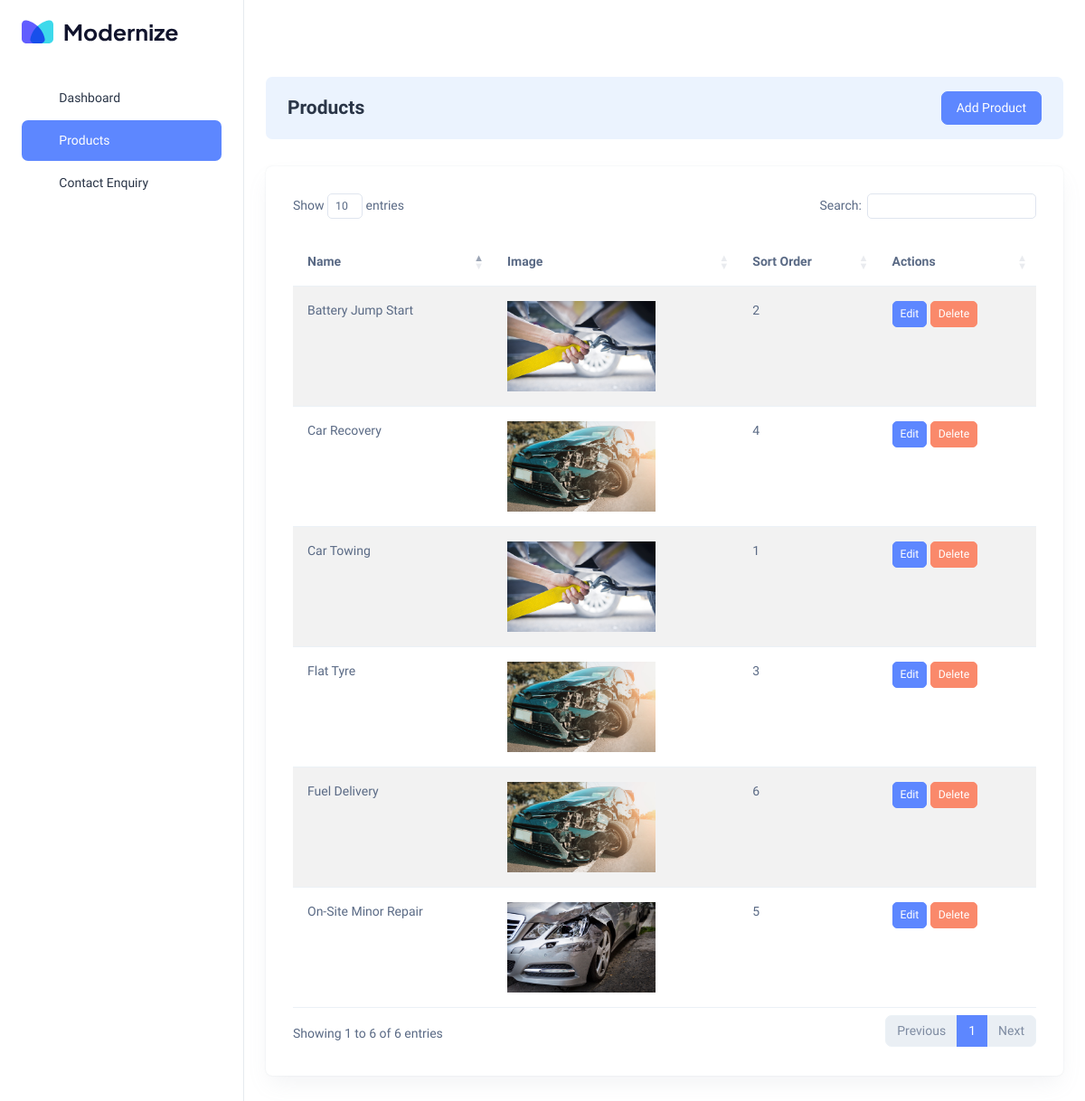
/cmo/products/, run on the app's committed database.
### main/models.py (models this page shows, shortened)
class Product(models.Model):
    name = models.CharField(max_length=255)
    image = models.ImageField(upload_to='products', null=True , blank=True)
    short_description = models.TextField(null=True)
    description = models.TextField(null=True)
    meta_title = models.CharField(max_length=255, null=True)
    meta_description = models.CharField(max_length=555, null=True)
    meta_keywords = models.CharField(max_length=555, null=True)
    slug = models.SlugField(max_length=255, unique=True)
    sort_order = models.IntegerField()

### dashboard/views.py (the view)
# urls.py: path('products/', product_list, name='product_list'),
def product_list(request):
    products = Product.objects.all().order_by('sort_order')
    return render(request, 'product/product_list.html', {'products': products})

### main/context_processors.py (called while the page is built)
def navbar_products(request):
    return {'products': Product.objects.all().order_by('sort_order')}

### dashboard/templates/product/product_list.html (shortened to what this page needs)
{% extends 'layout/base.html' %}
{% load static %}
{% block styles %}
<link
  rel="stylesheet"
  href="{% static 'libs/Datatables/demos.adminmart.com_premium_bootstrap_modernize-bootstrap_package_dist_libs_datatables.net-bs5_css_dataTables.bootstrap5.min.css' %}"
/>
<link
  rel="stylesheet"
  href="{% static 'libs/SweetAlert2/sweetalert2.css' %}"
/>
<link rel="stylesheet" href="{% static 'libs/datatables-bs4/css/dataTables.bootstrap4.min.css' %}">
<link rel="stylesheet" href="{% static 'libs/datatables-responsive/css/responsive.bootstrap4.min.css' %}">
<link rel="stylesheet" href="{% static 'libs/datatables-buttons/css/buttons.bootstrap4.min.css' %}">
{% endblock %}
{% block content %}
<div class="card bg-light-info shadow-none position-relative overflow-hidden">
  <div class="card-body px-4 py-3">
    <div class="row align-items-center">
      <div class="col-9">
        <h4 class="fw-semibold mb-0">Products</h4>
      </div>
      <div class="col-3">
        <a href="{% url 'dashboard:product_add' %}" class="btn btn-primary float-end">Add Product</a>
      </div>
    </div>
  </div>
</div>
<section>
  <div class="row">
    <div class="col-12">
      <div class="card">
        <div class="card-body">
          <table id="productTable" class="table table-striped">
            <thead>
              <tr>
                <th>Name</th>
                <th>Image</th>
                <th>Sort Order</th>
                <th>Actions</th>
              </tr>
            </thead>
            <tbody>
              {% for product in products %}
              <tr>
                <td>{{ product.name }}</td>
                <td>
                  {% if product.image %}
                      <img src="{{ product.image.url }}" height="100px" alt="{{ product.name }}"/>
                  {% else %}
                      <span>No Image Available</span>
                  {% endif %}
              </td>
                <td>{{ product.sort_order }}</td>
                <td>
                  <a href="{% url 'dashboard:product_edit' product.id %}" class="btn btn-sm btn-primary">Edit</a>
                  <button class="btn btn-sm btn-danger delete-product" data-id="{{ product.id }}">Delete</button>
                </td>
              </tr>
              {% endfor %}
            </tbody>
          </table>
        </div>
      </div>
    </div>
  </div>
</section>
{% endblock %}

### data on the page
Product: name "Car Towing", image (picture), sort_order "1"
Product: name "Battery Jump Start", image (picture), sort_order "2"
Product: name "Flat Tyre", image (picture), sort_order "3"
Product: name "Car Recovery", image (picture), sort_order "4"
Product: name "On-Site Minor Repair", image (picture), sort_order "5"
Product: name "Fuel Delivery", image (picture), sort_order "6"
